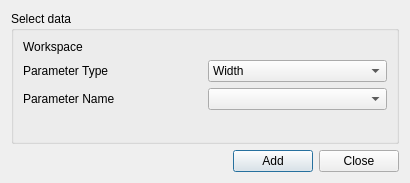
<?xml version="1.0" encoding="UTF-8"?>
<ui version="4.0">
 <class>FunctionQAddWorkspaceDialog</class>
 <widget class="QDialog" name="FunctionQAddWorkspaceDialog">
  <property name="geometry">
   <rect>
    <x>0</x>
    <y>0</y>
    <width>410</width>
    <height>183</height>
   </rect>
  </property>
  <property name="windowTitle">
   <string>Data Selection</string>
  </property>
  <layout class="QVBoxLayout" name="verticalLayout">
   <item>
    <widget class="QGroupBox" name="gbSelectData">
     <property name="title">
      <string>Select data</string>
     </property>
     <layout class="QVBoxLayout" name="verticalLayout_2">
      <item>
       <layout class="QGridLayout" name="loInput" rowstretch="0,0,0">
        <item row="0" column="1">
         <widget class="MantidQt::MantidWidgets::DataSelector" name="dsWorkspace" native="true">
          <property name="showLoad" stdset="0">
           <bool>false</bool>
          </property>
          <property name="ShowGroups" stdset="0">
           <bool>false</bool>
          </property>
          <property name="autoLoad" stdset="0">
           <bool>true</bool>
          </property>
         </widget>
        </item>
        <item row="2" column="1">
         <widget class="QComboBox" name="cbParameterName"/>
        </item>
        <item row="1" column="1">
         <widget class="QComboBox" name="cbParameterType">
          <item>
           <property name="text">
            <string>Width</string>
           </property>
          </item>
          <item>
           <property name="text">
            <string>EISF</string>
           </property>
          </item>
          <item>
           <property name="text">
            <string>A0</string>
           </property>
          </item>
         </widget>
        </item>
        <item row="1" column="0">
         <widget class="QLabel" name="lbParameterType">
          <property name="text">
           <string>Parameter Type</string>
          </property>
         </widget>
        </item>
        <item row="2" column="0">
         <widget class="QLabel" name="lbParameterName">
          <property name="text">
           <string>Parameter Name</string>
          </property>
         </widget>
        </item>
        <item row="0" column="0">
         <widget class="QLabel" name="lbWorkspace">
          <property name="text">
           <string>Workspace</string>
          </property>
         </widget>
        </item>
       </layout>
      </item>
      <item>
       <spacer name="verticalSpacer">
        <property name="orientation">
         <enum>Qt::Vertical</enum>
        </property>
        <property name="sizeHint" stdset="0">
         <size>
          <width>20</width>
          <height>40</height>
         </size>
        </property>
       </spacer>
      </item>
     </layout>
    </widget>
   </item>
   <item>
    <widget class="QFrame" name="frame">
     <layout class="QHBoxLayout" name="horizontalLayout">
      <property name="leftMargin">
       <number>0</number>
      </property>
      <property name="topMargin">
       <number>0</number>
      </property>
      <property name="rightMargin">
       <number>0</number>
      </property>
      <property name="bottomMargin">
       <number>0</number>
      </property>
      <item>
       <spacer name="horizontalSpacer">
        <property name="orientation">
         <enum>Qt::Horizontal</enum>
        </property>
        <property name="sizeHint" stdset="0">
         <size>
          <width>147</width>
          <height>20</height>
         </size>
        </property>
       </spacer>
      </item>
      <item>
       <widget class="QPushButton" name="pbAdd">
        <property name="text">
         <string>Add</string>
        </property>
       </widget>
      </item>
      <item>
       <widget class="QPushButton" name="pbClose">
        <property name="text">
         <string>Close</string>
        </property>
       </widget>
      </item>
     </layout>
    </widget>
   </item>
  </layout>
 </widget>
 <customwidgets>
  <customwidget>
   <class>MantidQt::MantidWidgets::DataSelector</class>
   <extends>QWidget</extends>
   <header>MantidQtWidgets/Common/DataSelector.h</header>
  </customwidget>
 </customwidgets>
 <resources/>
 <connections/>
 <slots>
  <slot>addData()</slot>
 </slots>
</ui>
